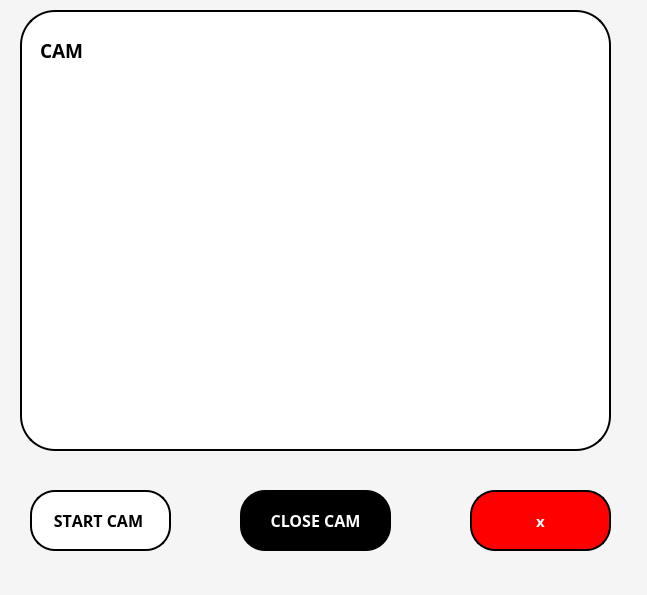
<?xml version="1.0" encoding="UTF-8"?>
<ui version="4.0">
 <class>MainWindow</class>
 <widget class="QMainWindow" name="MainWindow">
  <property name="enabled">
   <bool>true</bool>
  </property>
  <property name="geometry">
   <rect>
    <x>0</x>
    <y>0</y>
    <width>647</width>
    <height>595</height>
   </rect>
  </property>
  <property name="font">
   <font>
    <pointsize>15</pointsize>
   </font>
  </property>
  <property name="mouseTracking">
   <bool>true</bool>
  </property>
  <property name="windowTitle">
   <string>MainWindow</string>
  </property>
  <property name="autoFillBackground">
   <bool>false</bool>
  </property>
  <property name="styleSheet">
   <string notr="true">background-color: rgb(245, 245, 245);
</string>
  </property>
  <widget class="QWidget" name="centralwidget">
   <widget class="QPushButton" name="Open">
    <property name="geometry">
     <rect>
      <x>30</x>
      <y>490</y>
      <width>141</width>
      <height>61</height>
     </rect>
    </property>
    <property name="sizePolicy">
     <sizepolicy hsizetype="Minimum" vsizetype="Fixed">
      <horstretch>0</horstretch>
      <verstretch>0</verstretch>
     </sizepolicy>
    </property>
    <property name="font">
     <font>
      <family>Montserrat Black</family>
      <pointsize>12</pointsize>
      <weight>75</weight>
      <bold>true</bold>
      <kerning>false</kerning>
     </font>
    </property>
    <property name="styleSheet">
     <string notr="true">background-color: white;
border-radius:25px;
border : 2px solid;
border-top-color : black;
border-left-color :black;
border-right-color :black;
border-bottom-color : black;

</string>
    </property>
    <property name="text">
     <string>START CAM </string>
    </property>
   </widget>
   <widget class="QPushButton" name="Close">
    <property name="geometry">
     <rect>
      <x>240</x>
      <y>490</y>
      <width>151</width>
      <height>61</height>
     </rect>
    </property>
    <property name="font">
     <font>
      <family>Montserrat Black</family>
      <pointsize>12</pointsize>
      <weight>75</weight>
      <bold>true</bold>
     </font>
    </property>
    <property name="styleSheet">
     <string notr="true">background-color: black;
border-radius:25px;
color: white;</string>
    </property>
    <property name="text">
     <string>CLOSE CAM</string>
    </property>
   </widget>
   <widget class="QLabel" name="label">
    <property name="geometry">
     <rect>
      <x>10</x>
      <y>10</y>
      <width>601</width>
      <height>441</height>
     </rect>
    </property>
    <property name="styleSheet">
     <string notr="true">QLabel{margin-left: 10px; 
border-radius: 35px; 
background: white;
 color: #4A0C46;
border : 2px solid;
border-top-color : black;
border-left-color :black;
border-right-color :black;
border-bottom-color : black;}</string>
    </property>
    <property name="text">
     <string/>
    </property>
   </widget>
   <widget class="QLabel" name="text">
    <property name="geometry">
     <rect>
      <x>40</x>
      <y>30</y>
      <width>51</width>
      <height>41</height>
     </rect>
    </property>
    <property name="font">
     <font>
      <family>Montserrat Black</family>
      <pointsize>14</pointsize>
      <weight>75</weight>
      <bold>true</bold>
     </font>
    </property>
    <property name="styleSheet">
     <string notr="true">background:transparent;</string>
    </property>
    <property name="text">
     <string>CAM</string>
    </property>
   </widget>
   <widget class="QPushButton" name="pushButton">
    <property name="geometry">
     <rect>
      <x>470</x>
      <y>490</y>
      <width>141</width>
      <height>61</height>
     </rect>
    </property>
    <property name="font">
     <font>
      <family>Montserrat Black</family>
      <pointsize>11</pointsize>
      <weight>75</weight>
      <bold>true</bold>
     </font>
    </property>
    <property name="styleSheet">
     <string notr="true">background-color: red;
color:white;
border-radius:25px;
border : 2px solid;
border-top-color : black;
border-left-color :black;
border-right-color :black;
border-bottom-color : black;
</string>
    </property>
    <property name="text">
     <string>x</string>
    </property>
   </widget>
   <zorder>label</zorder>
   <zorder>text</zorder>
   <zorder>pushButton</zorder>
   <zorder>Close</zorder>
   <zorder>Open</zorder>
  </widget>
  <widget class="QMenuBar" name="menuBar">
   <property name="geometry">
    <rect>
     <x>0</x>
     <y>0</y>
     <width>647</width>
     <height>21</height>
    </rect>
   </property>
  </widget>
 </widget>
 <resources/>
 <connections/>
</ui>
